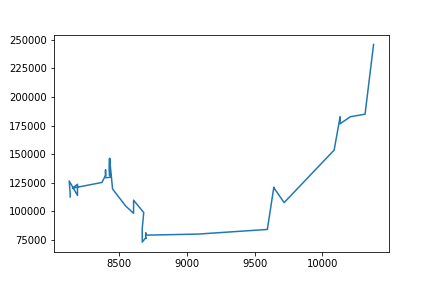

Reproduce this figure in Python.
import pandas as pd
import numpy as np
import matplotlib.pyplot as plt

df = pd.read_csv("http://user.ceng.metu.edu.tr/~ceng240/data/railway.csv").set_index("Year")

length = np.array(df["Length"])
passenger = np.array(df["Passenger"])
(fig, ax) = plt.subplots()
ax.plot(length, passenger)
fig.savefig("7.1.png", format = "png")

length2 = [(i - length.min())/(length.max() - length.min()) for i in length]
passenger2 = [(i - passenger.min())/(passenger.max() - passenger.min()) for i in passenger]
(fig2, ax2) = plt.subplots()
ax2.plot(length2, passenger2)
fig2.show()
fig2.savefig("7.1_norm.png", format = "png")
    